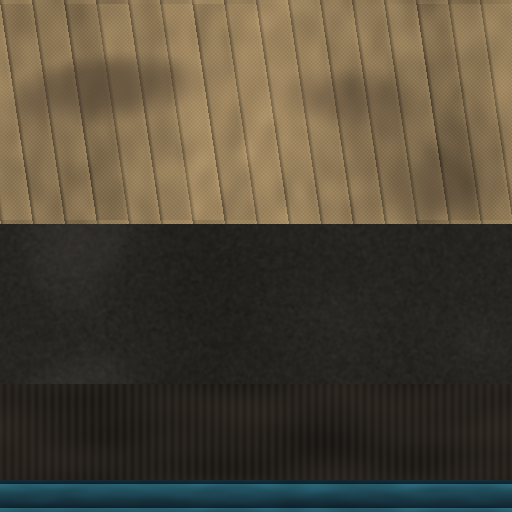
#> input picture assets/source/core/items/weapons/launcher/tex/furniture_base.png, 512 x 512 px, found by its file name
$ python -i build_atlas.py   (imports and definitions only)
#> lines starting #> are read from the running program, lines starting #| are printed output that depends on the picture
#!/usr/bin/env python3
"""Rebuild the palmetto PBR atlas, offline, from frozen imagegen originals.

Dependencies: Python 3, Pillow, NumPy, SciPy. Run: python3 build_atlas.py
No network access, generated-image cache, or files outside this directory needed.
Height is metric relief, not an albedo-to-normal filter. Source radial ribs,
segment cross sections, veins, spear curvature, and trunk fibres inform relief.
"""
from pathlib import Path
import hashlib
import json
import math
import platform
import numpy as np
from PIL import Image
from scipy import ndimage as ndi

ROOT = Path(__file__).resolve().parent
SOURCE = ROOT / 'source'
RESAMPLE = Image.Resampling.LANCZOS


def save_json(path, value):
    path.write_text(json.dumps(value, indent=2) + '\n')


def luminance(rgb):
    return np.einsum('...c,c->...', rgb, [0.2126, 0.7152, 0.0722])


def nearest_fill(rgb, mask):
    """Extend high confidence surface colour through the transparent surround."""
    _, ix = ndi.distance_transform_edt(~mask, return_indices=True)
    return rgb[tuple(ix)]


def clean_source(filename):
    rgba = np.asarray(Image.open(SOURCE / filename).convert('RGBA'))
    # Generated RGB in near-zero alpha pixels can be vivid matte residue.
    # Retain the actual silhouette, eliminate this residue, and make leaves solid.
    mask = rgba[..., 3] >= 128
#> mask: shape (512, 512) bool; every value is 1
    labels, count = ndi.label(mask)
#> labels: shape (512, 512) int32; every value is 1
#> count = 1
    sizes = np.bincount(labels.ravel()); sizes[0] = 0
#> after `sizes = np.bincount(labels.ravel())`: sizes = [0, 262144]
    mask = labels == np.argmax(sizes)
    holes = ndi.binary_fill_holes(mask) & ~mask
#> holes: shape (512, 512) bool; every value is 0
    hl, _ = ndi.label(holes)
#> hl: shape (512, 512) int32; every value is 0
    hs = np.bincount(hl.ravel())
#> hs = [262144]
    mask |= holes & (hs[hl] <= 20)
    # Only replace colour on the one-source-pixel perimeter. Interior detail stays.
    core = ndi.binary_erosion(mask) & (rgba[..., 3] >= 230)
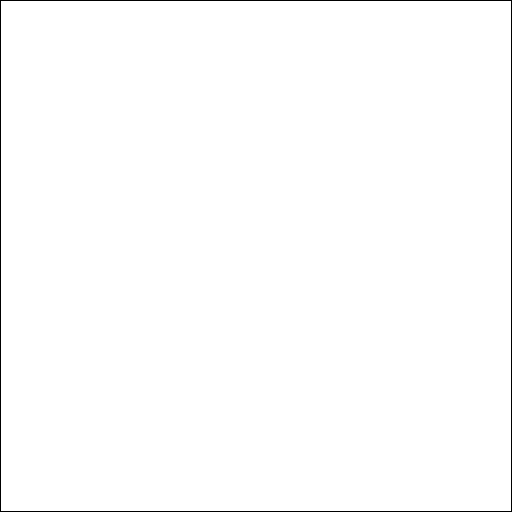
#> core: shape (512, 512) bool; 99.2% white; black in thin lines or dots
    rgb = nearest_fill(rgba[..., :3].astype(np.float32), core)
    rgb[core] = rgba[..., :3][core]
    yy, xx = np.where(mask)
    box = [int(xx.min()), int(yy.min()), int(xx.max()+1), int(yy.max()+1)]
#> box = [0, 0, 512, 512]
    x0, y0, x1, y1 = box
#> x0 = 0; y0 = 0; x1 = 512; y1 = 512
    return rgb[y0:y1, x0:x1], mask[y0:y1, x0:x1], box


def resize_rgb(rgb, size):
    return np.asarray(Image.fromarray(np.clip(np.rint(rgb), 0, 255).astype('uint8')).resize(size, RESAMPLE)).astype(np.float32)


def resize_mask(mask, size):
    alpha = np.asarray(Image.fromarray(mask.astype('uint8') * 255).resize(size, RESAMPLE)).copy()
    return sanitize_alpha(alpha)


# [291 lines left out: functions sanitize_alpha, periodic_overlap, periodic_edges, card, fan_relief, spear_relief and 5 more, not called in this run]


# [2 lines not run here, left out]

>>> result = clean_source('../../../../items/weapons/launcher/tex/furniture_base.png')

$ run again, on assets/source/core/vehicles/air_freight/tex/hull_base.png
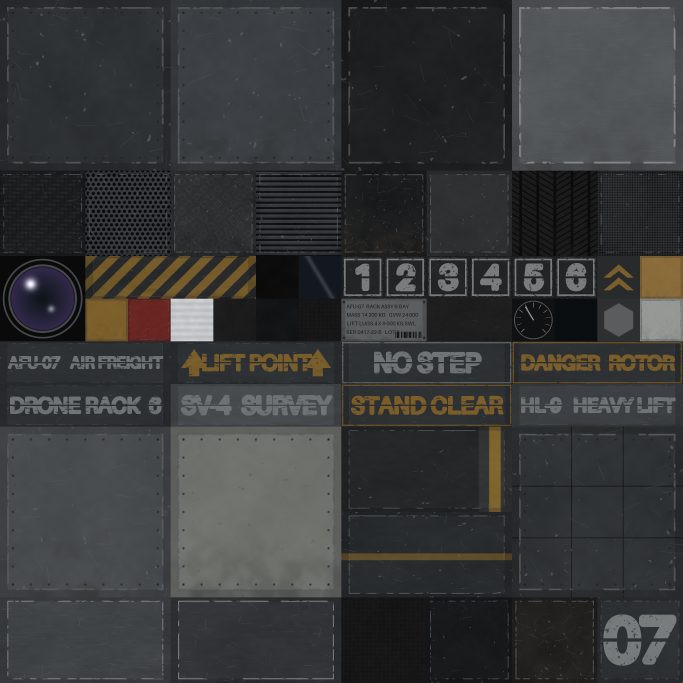
#> input picture assets/source/core/vehicles/air_freight/tex/hull_base.png, 2048 x 2048 px, found by its file name (shown at 1/3 size)
#> mask: shape (2048, 2048) bool; every value is 1
#> labels: shape (2048, 2048) int32; every value is 1
#> count = 1
#> sizes = [0, 4194304]
#> holes: shape (2048, 2048) bool; every value is 0
#> hl: shape (2048, 2048) int32; every value is 0
#> hs = [4194304]
#> in clean_source, `core = ndi.binary_erosion(mask) & (rgba[..., 3] >= 230)`:
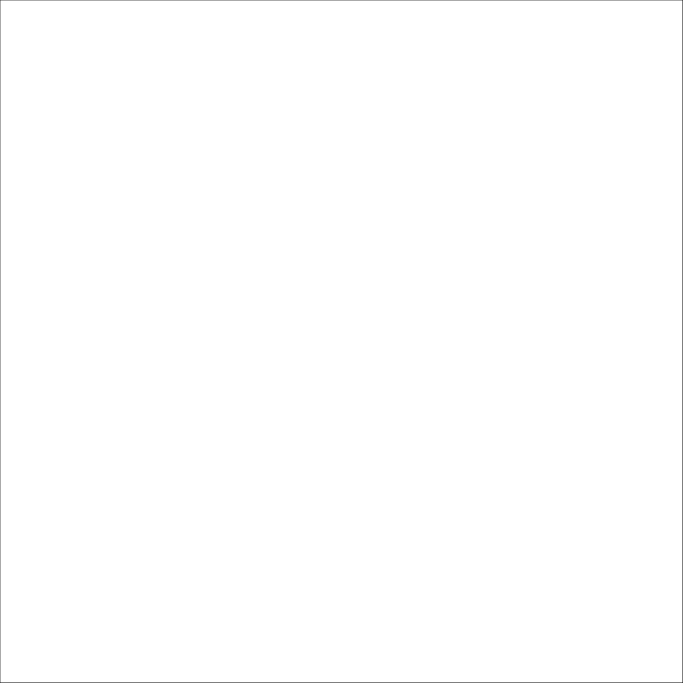
#> core: shape (2048, 2048) bool (shown at 1/3 size); 99.8% white; black in thin lines or dots
#> box = [0, 0, 2048, 2048]
#> x0 = 0; x1 = 2048
